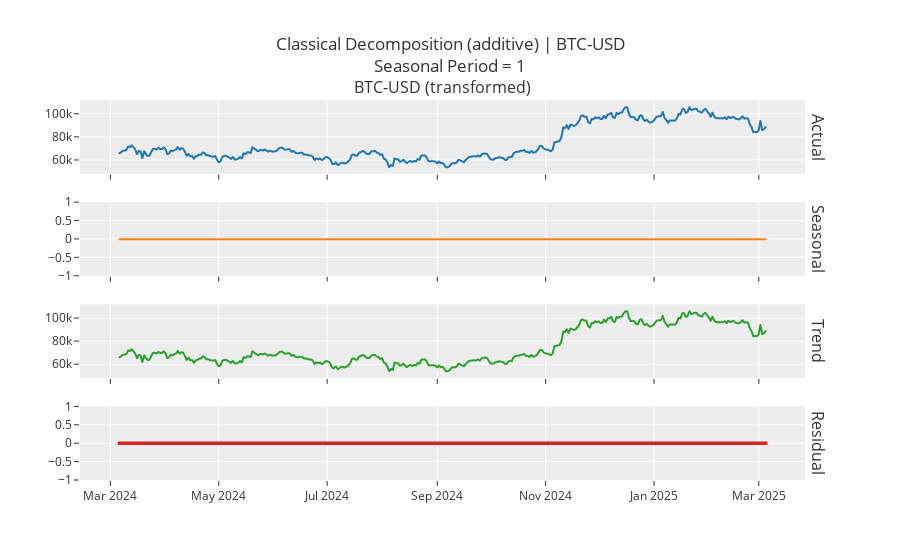
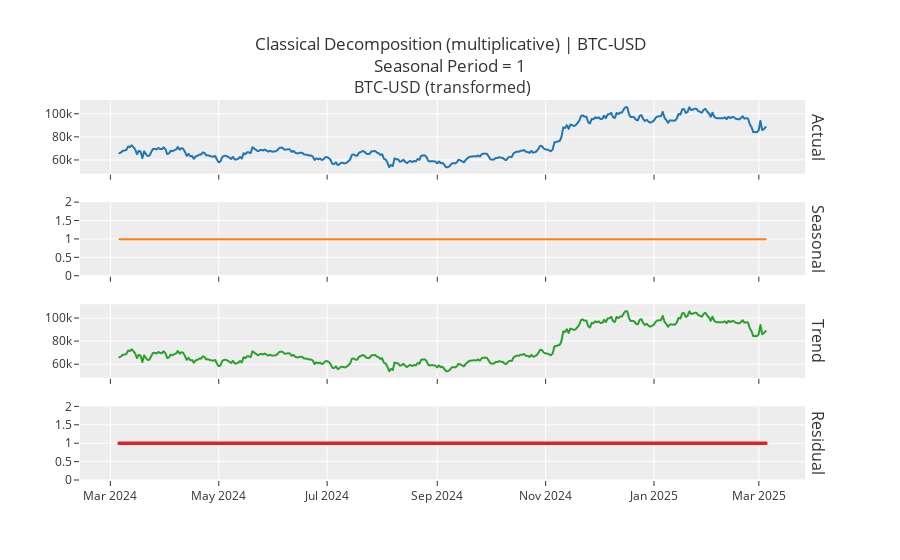

The cell these charts' notebook holds for them, in order:
### Code cell
experiment.plot_model(plot='decomp')
experiment.plot_model(plot='decomp', data_kwargs = {'type' : 'multiplicative'})

### Figure 1 — Plotly figure (JSON) as saved in the notebook; plotly's stock layout.template omitted (floating-point values rounded to 4 significant figures; data arrays with more than 128 entries replaced by an {"elided": "..."} marker saying what was removed)
{"data": [{"line": {"color": "rgb(31, 119, 180)", "width": 2}, "marker": {"size": 2}, "mode": "lines+markers", "name": "Actual", "type": "scattergl", "x": {"elided": "365 str values"}, "xaxis": "x", "y": {"elided": "365 float values"}, "yaxis": "y"}, {"line": {"color": "rgb(255, 127, 14)", "width": 2}, "marker": {"size": 2}, "mode": "lines+markers", "name": "Seasonal", "type": "scattergl", "x": {"elided": "365 str values"}, "xaxis": "x2", "y": {"elided": "365 int values"}, "yaxis": "y2"}, {"line": {"color": "rgb(44, 160, 44)", "width": 2}, "marker": {"size": 2}, "mode": "lines+markers", "name": "Trend", "type": "scattergl", "x": {"elided": "365 str values"}, "xaxis": "x3", "y": {"elided": "365 float values"}, "yaxis": "y3"}, {"line": {"color": "rgb(214, 39, 40)", "width": 2}, "marker": {"size": 4}, "mode": "markers", "name": "Residuals", "type": "scattergl", "x": {"elided": "365 str values"}, "xaxis": "x4", "y": {"elided": "365 int values"}, "yaxis": "y4"}], "layout": {"annotations": [{"font": {"size": 16}, "showarrow": false, "text": "BTC-USD (transformed)", "x": 0.49, "xanchor": "center", "xref": "paper", "y": 1, "yanchor": "bottom", "yref": "paper"}, {"font": {"size": 16}, "showarrow": false, "text": "Actual", "textangle": 90, "x": 0.98, "xanchor": "left", "xref": "paper", "y": 0.9031, "yanchor": "middle", "yref": "paper"}, {"font": {"size": 16}, "showarrow": false, "text": "Seasonal", "textangle": 90, "x": 0.98, "xanchor": "left", "xref": "paper", "y": 0.6344, "yanchor": "middle", "yref": "paper"}, {"font": {"size": 16}, "showarrow": false, "text": "Trend", "textangle": 90, "x": 0.98, "xanchor": "left", "xref": "paper", "y": 0.3656, "yanchor": "middle", "yref": "paper"}, {"font": {"size": 16}, "showarrow": false, "text": "Residual", "textangle": 90, "x": 0.98, "xanchor": "left", "xref": "paper", "y": 0.09688, "yanchor": "middle", "yref": "paper"}], "showlegend": false, "title": {"text": "Classical Decomposition (additive) | BTC-USD<br>Seasonal Period = 1"}, "xaxis": {"anchor": "y", "domain": [0, 0.98], "matches": "x4", "showticklabels": false}, "xaxis2": {"anchor": "y2", "domain": [0, 0.98], "matches": "x4", "showticklabels": false}, "xaxis3": {"anchor": "y3", "domain": [0, 0.98], "matches": "x4", "showticklabels": false}, "xaxis4": {"anchor": "y4", "domain": [0, 0.98]}, "yaxis": {"anchor": "x", "domain": [0.8063, 1]}, "yaxis2": {"anchor": "x2", "domain": [0.5375, 0.7312]}, "yaxis3": {"anchor": "x3", "domain": [0.2687, 0.4625]}, "yaxis4": {"anchor": "x4", "domain": [0, 0.1938]}}}

### Figure 2 — Plotly figure (JSON) as saved in the notebook; plotly's stock layout.template omitted (floating-point values rounded to 4 significant figures; data arrays with more than 128 entries replaced by an {"elided": "..."} marker saying what was removed)
{"data": [{"line": {"color": "rgb(31, 119, 180)", "width": 2}, "marker": {"size": 2}, "mode": "lines+markers", "name": "Actual", "type": "scattergl", "x": {"elided": "365 str values"}, "xaxis": "x", "y": {"elided": "365 float values"}, "yaxis": "y"}, {"line": {"color": "rgb(255, 127, 14)", "width": 2}, "marker": {"size": 2}, "mode": "lines+markers", "name": "Seasonal", "type": "scattergl", "x": {"elided": "365 str values"}, "xaxis": "x2", "y": {"elided": "365 int values"}, "yaxis": "y2"}, {"line": {"color": "rgb(44, 160, 44)", "width": 2}, "marker": {"size": 2}, "mode": "lines+markers", "name": "Trend", "type": "scattergl", "x": {"elided": "365 str values"}, "xaxis": "x3", "y": {"elided": "365 float values"}, "yaxis": "y3"}, {"line": {"color": "rgb(214, 39, 40)", "width": 2}, "marker": {"size": 4}, "mode": "markers", "name": "Residuals", "type": "scattergl", "x": {"elided": "365 str values"}, "xaxis": "x4", "y": {"elided": "365 int values"}, "yaxis": "y4"}], "layout": {"annotations": [{"font": {"size": 16}, "showarrow": false, "text": "BTC-USD (transformed)", "x": 0.49, "xanchor": "center", "xref": "paper", "y": 1, "yanchor": "bottom", "yref": "paper"}, {"font": {"size": 16}, "showarrow": false, "text": "Actual", "textangle": 90, "x": 0.98, "xanchor": "left", "xref": "paper", "y": 0.9031, "yanchor": "middle", "yref": "paper"}, {"font": {"size": 16}, "showarrow": false, "text": "Seasonal", "textangle": 90, "x": 0.98, "xanchor": "left", "xref": "paper", "y": 0.6344, "yanchor": "middle", "yref": "paper"}, {"font": {"size": 16}, "showarrow": false, "text": "Trend", "textangle": 90, "x": 0.98, "xanchor": "left", "xref": "paper", "y": 0.3656, "yanchor": "middle", "yref": "paper"}, {"font": {"size": 16}, "showarrow": false, "text": "Residual", "textangle": 90, "x": 0.98, "xanchor": "left", "xref": "paper", "y": 0.09688, "yanchor": "middle", "yref": "paper"}], "showlegend": false, "title": {"text": "Classical Decomposition (multiplicative) | BTC-USD<br>Seasonal Period = 1"}, "xaxis": {"anchor": "y", "domain": [0, 0.98], "matches": "x4", "showticklabels": false}, "xaxis2": {"anchor": "y2", "domain": [0, 0.98], "matches": "x4", "showticklabels": false}, "xaxis3": {"anchor": "y3", "domain": [0, 0.98], "matches": "x4", "showticklabels": false}, "xaxis4": {"anchor": "y4", "domain": [0, 0.98]}, "yaxis": {"anchor": "x", "domain": [0.8063, 1]}, "yaxis2": {"anchor": "x2", "domain": [0.5375, 0.7312]}, "yaxis3": {"anchor": "x3", "domain": [0.2687, 0.4625]}, "yaxis4": {"anchor": "x4", "domain": [0, 0.1938]}}}
